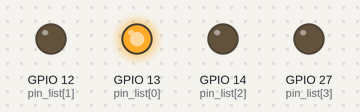
Recording of a sketch running on a simulated ESP32. Shown: output pins drawn as LEDs (lit = HIGH).

Above: at 0.02 s.
At 0.37 s:
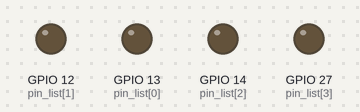
At 0.72 s:
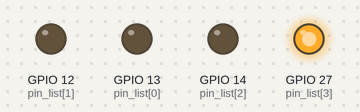
At 1.47 s:
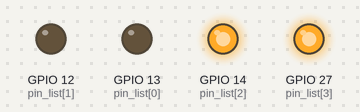
At 2.17 s:
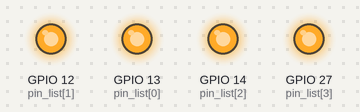
At 2.92 s:
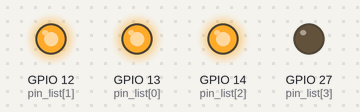
Timing chart, 0 to 3.2 s (numbered marks = the images above):
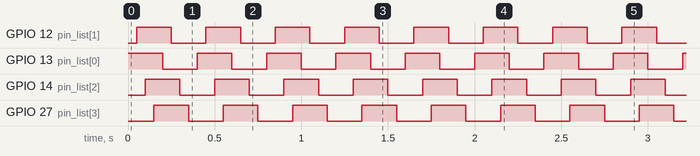

The sketch:

led_RunningLight.ino
```cpp
/*
3 variations of the running light effect
Uncomment part by part to try
*/


/*
 1. Standard Running Light (One-way ON → OFF)
Each LED turns on one by one from left to right, then turns off in the same order.
*/

int pin_list[4] = {13, 12, 14, 27};
int size = sizeof(pin_list) / sizeof(pin_list[0]);

void setup() {
  for (int i = 0; i < size; i++) {
    pinMode(pin_list[i], OUTPUT);
  }
}

void loop() {
  for (int i = 0; i < size; i++) {
    digitalWrite(pin_list[i], HIGH);
    delay(50);
  }

  for (int i = 0; i < size; i++) {
    digitalWrite(pin_list[i], LOW);
    delay(50);
  }
}

/*
2. Back-and-Forth Running Light (ON → ← OFF)

Now we make the LEDs light up from left to right and then back from right to left, like a wave.
*/

// int pin_list[4] = {13, 12, 14, 27};
// int size = sizeof(pin_list) / sizeof(pin_list[0]);

// void setup() {
//   for (int i = 0; i < size; i++) {
//     pinMode(pin_list[i], OUTPUT);  // Initialize all LEDs as OUTPUT
//   }
// }

// void loop() {
//   // Turn on LEDs from left to right
//   for (int i = 0; i < size; i++) {
//     digitalWrite(pin_list[i], HIGH);
//     delay(100);
//   }

//   // Then turn them off from right to left (reverse)
//   for (int i = size - 1; i >= 0; i--) {
//     digitalWrite(pin_list[i], LOW);
//     delay(100);
//   }
// }

/*
3. Shifting Light (Single LED “Moving”)

This version creates a **“moving dot”** effect. Only one LED is on at any time, giving a clean shifting illusion.
*/


// int pin_list[4] = {13, 12, 14, 27};
// int size = sizeof(pin_list) / sizeof(pin_list[0]);

// void setup() {
//   // Set all pins as OUTPUT
//   for (int i = 0; i < size; i++) {
//     pinMode(pin_list[i], OUTPUT);
//   }
// }

// void loop() {
//   for (int i = 0; i < size; i++) {
//     // Turn on the current LED
//     digitalWrite(pin_list[i], HIGH);

//     // Turn off the previous LED
//     if (i > 0) {
//       digitalWrite(pin_list[i - 1], LOW);
//     } else {
//       // If it's the first LED, turn off the last one to complete the loop
//       digitalWrite(pin_list[size - 1], LOW);
//     }

//     delay(250);  // Slower speed to visualize movement
//   }
// }
```

Measured:
- by itself, GPIO 12 (pin_list[1]), GPIO 13 (pin_list[0]), GPIO 14 (pin_list[2]), GPIO 27 (pin_list[3]): alternates HIGH for 0.20 s and LOW for 0.20 s
